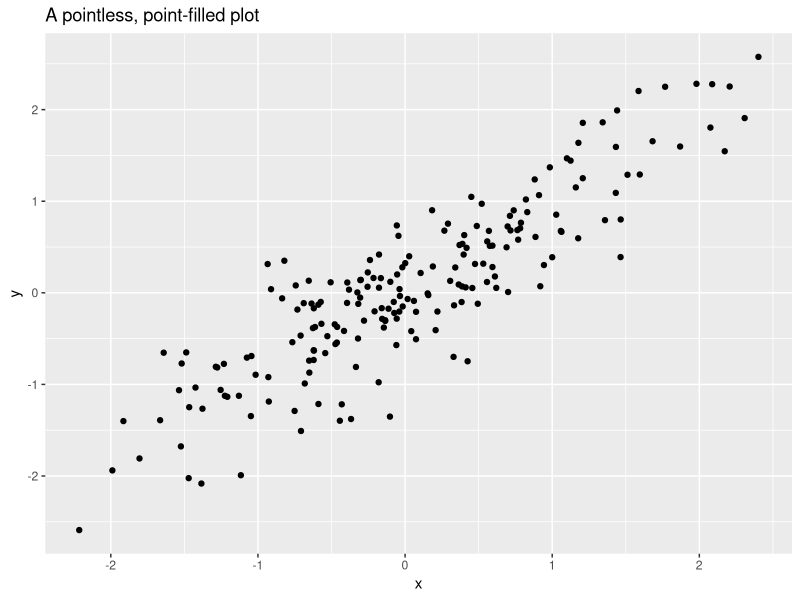

Write the R code that produced this figure.
## ---- chunk 1
# Fix the seed for the random number generator (for reproducibility).
set.seed(1)

# Let's generate 200 pairs of random numbers.
N <- 200
random_numbers <- matrix(ncol=2, rnorm(n=2 * N))

# Generate a simple covariance matrix, and take its Cholesky decomposition so
# we can use it to generate correlated random draws.
covariance <- matrix(c(1, 0.9, 0.9, 1), nrow=2)
cholesky <- chol(covariance)
d <- data.frame(random_numbers %*% cholesky)
names(d) <- c('x', 'y')

# Make a simple scatterplot.
require(ggplot2)
print(ggplot(data=d, aes(x=x, y=y))
      + geom_point()
      + ggtitle("A pointless, point-filled plot")
      )
